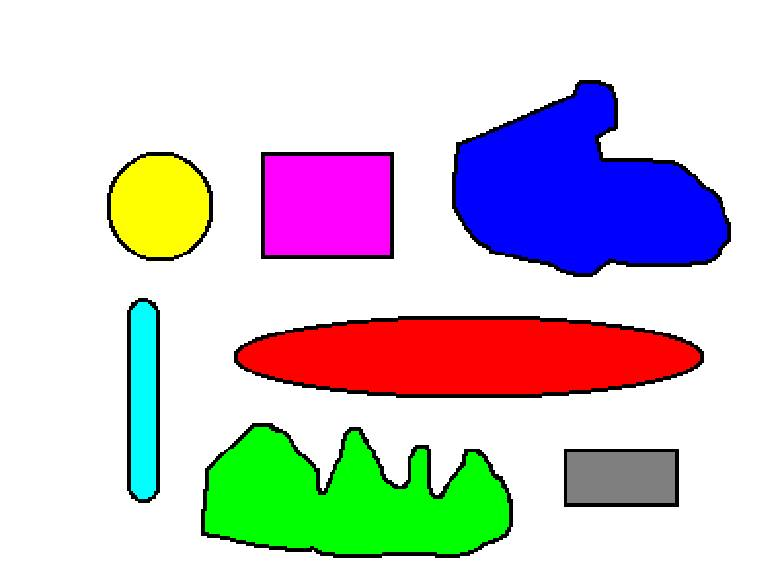
#> input picture Python/MachineLearning/Image - 01.png, 780 x 585 px
$ python Python_ImageColor.py
#> lines starting #> are read from the running program, lines starting #| are printed output that depends on the picture
import matplotlib.pyplot as plt
from PIL import Image
org_im = Image.open('Image - 01.png')
#> org_im is the input picture: PIL image 780x585 RGB; mean R, G, B 209.3, 204.2, 210
im = org_im.copy()
pix = im.load()
cols,rows = im.size
#> cols = 780; rows = 585

#look at every single pixel and if red turn it to gray
for r in range(rows):
    for c in range(cols):
        if (pix[c,r] == (0,255,0) or pix[c,r] == (0,0,255)): #if pixel is red
            pix[c,r] = (255,255,255) #set it gray

# show IMGs
plt.subplot(1,2,1) # ORG
plt.imshow(org_im)
plt.subplot(1,2,2) # replace RED "img"
plt.imshow(im)
plt.show()
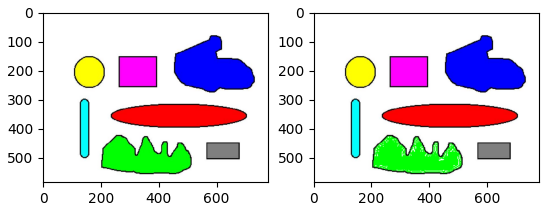
#> figure drawn by matplotlib, 2 panels

$ run again, with Python/MachineLearning/Image - 02.png copied over Python/MachineLearning/Image - 01.png
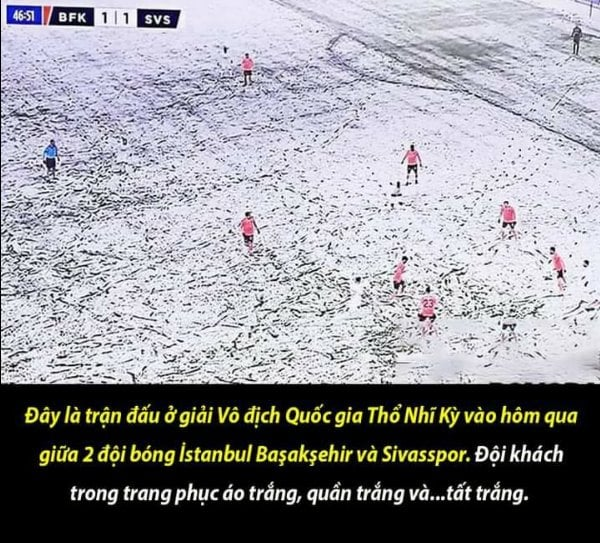
#> input picture Python/MachineLearning/Image - 02.png, 600 x 543 px
#> org_im is the input picture: PIL image 600x543 RGB; mean R, G, B 149.8, 149.6, 155.2
#> `plt.show()`:
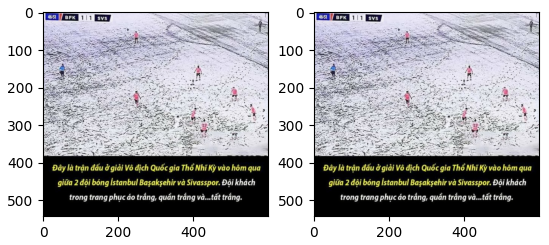
#> figure drawn by matplotlib, 2 panels
